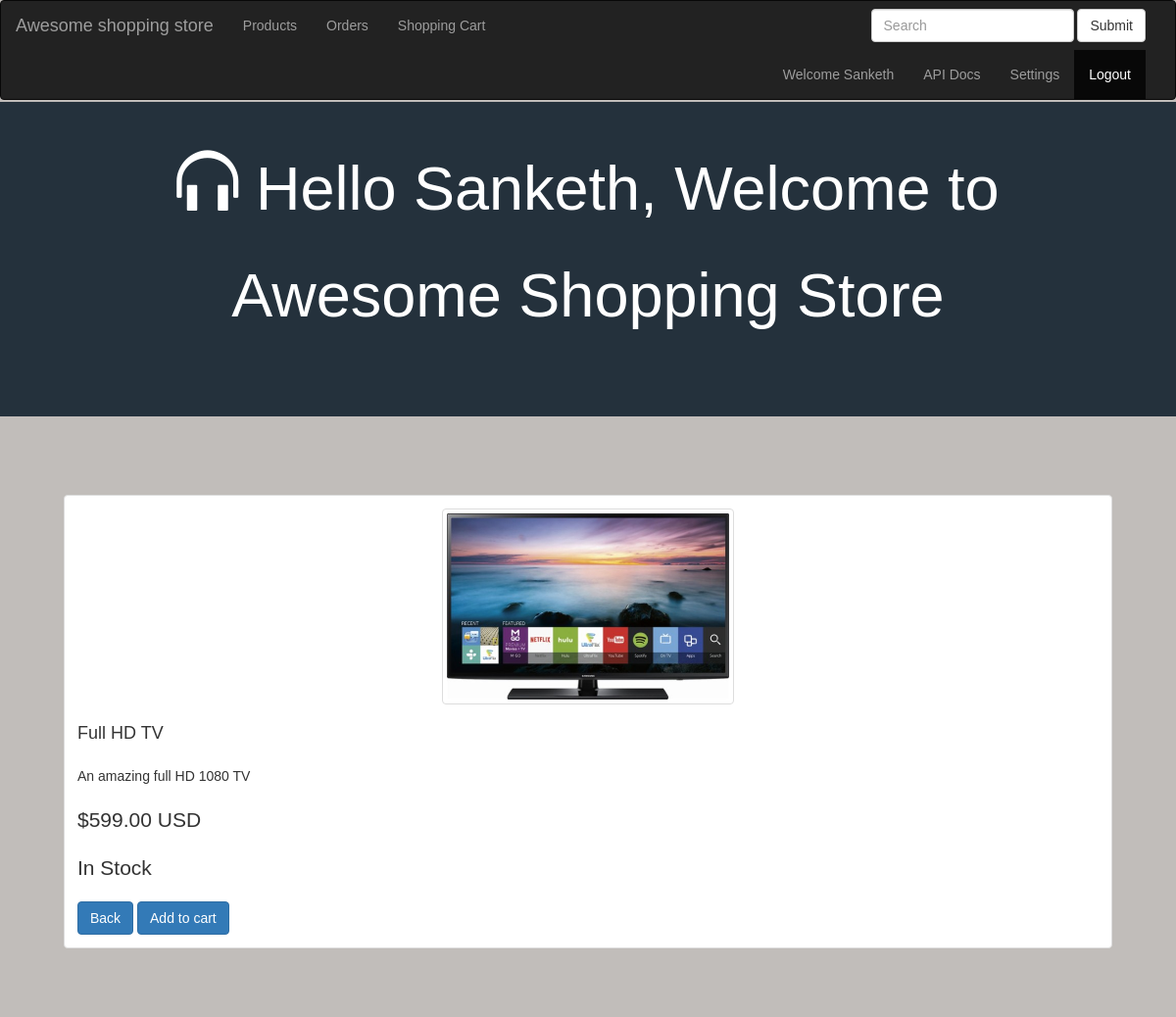
The app's page /webroot/shoppingcart/moreInfo.php?id=4 (signed in) with its own data.
### tables this page shows
CREATE TABLE `customers` (
  `id` int(11) NOT NULL,
  `name` varchar(100) NOT NULL,
  `lastname` varchar(100) NOT NULL,
  `email` varchar(100) NOT NULL,
  `password` varchar(100) NOT NULL,
  `phone` varchar(15) NOT NULL,
  `address` text NOT NULL,
  `created` datetime NOT NULL DEFAULT CURRENT_TIMESTAMP,
  `modified` datetime NOT NULL DEFAULT CURRENT_TIMESTAMP,
  `status` enum('1','0') NOT NULL DEFAULT '1',
  `virtualserviceurl` varchar(500) NOT NULL,
  `inuseservice` int(1) NOT NULL
);

CREATE TABLE `products` (
  `id` int(11) NOT NULL,
  `name` varchar(200) NOT NULL,
  `description` text NOT NULL,
  `image` varchar(100) NOT NULL,
  `price` float(10,2) NOT NULL,
  `created` datetime NOT NULL,
  `modified` datetime NOT NULL,
  `status` enum('1','0') NOT NULL DEFAULT '1'
);

### webroot/shoppingcart/session.php (called while the page is built, shortened)
<?php
   include('dbconfig.php');
   $user_check = $_SESSION['login_user'];
   $ses_sql = mysqli_query($db,"select name,id from customers where email = '$user_check' ");
   $row = mysqli_fetch_array($ses_sql,MYSQLI_ASSOC);
   $login_session = $row['name'];
?>

### webroot/shoppingcart/moreInfo.php (the view, shortened to what this page needs)
<?php
include('session.php');
?>
<!DOCTYPE html>
<html lang="en">
<head>
    <link rel="stylesheet" href="css/bootstrap.min.css">
    <link rel="stylesheet" href="css/style.css">
    <link href="//netdna.bootstrapcdn.com/bootstrap/3.0.0/css/bootstrap-glyphicons.css" rel="stylesheet">
</head>
<body>
<?php include("header.php"); ?>
<div class="jumbotron">
  <h1 class="display-4"><span class="glyphicon glyphicon-headphones" aria-hidden="true"></span>
Hello <?php echo $login_session; ?>, Welcome to</h1>
  <h1 class="display-5">Awesome Shopping Store</h1>
  </div>
    <div class="container">
        <?php
            $id = $_GET['id'];
            if($id){
                $sql      = "Select * from products where id = $id";
                $result   = mysqli_query($db, $sql);
                $row      = mysqli_fetch_array($result, MYSQLI_ASSOC);
            }
        ?>
                <div >
            <div class="thumbnail">
                <div class="caption" >
                <a href="moreInfo.php?id=<?php echo $row["id"]?>"><img src="images/<?php echo $row["image"];?>" alt="<?php echo $row["image"];?>"  class="img-thumbnail"></a>
                    <h4 class="list-group-item-heading"><?php echo $row["name"]; ?></h4></br>
                    <p class="list-group-item-text"><?php echo $row["description"]; ?></p></br>
                    <div class="row">
                        <div class="col-md-6">
                            <p class="lead"><?php echo '$'.$row["price"].' USD'; ?></p>
                            <p class="lead">In Stock</p>
                        </div>
                        <div class="col-md-12">
                            <a class="btn btn-primary" href="welcome.php">Back</a>
                            <a class="btn btn-primary" href="cartAction.php?action=addToCart&id=<?php echo $row["id"]; ?>">Add to cart</a>
                        </div>
                    </div>
                </div>
            </div>
        </div>
    </div>
</body>
</html>

### webroot/shoppingcart/header.php (shortened to what this page needs)
<nav class="navbar navbar-inverse" style="margin-bottom:2px">
  <div class="container-fluid">
    <div class="navbar-header">
      <a class="navbar-brand" href="#">Awesome shopping store</a>
    </div>
    <div class="collapse navbar-collapse" id="bs-example-navbar-collapse-1">
      <ul class="nav navbar-nav">
        <li ><a href="welcome.php">Products</a></li>
        <li ><a href="orders.php">Orders <span class="sr-only">(current)</span></a></li>
        <li ><a href="viewCart.php">Shopping Cart <span class="sr-only">(current)</span></a></li>
        <li><a href="#"></a></li>
      </ul>
      <form class="navbar-form navbar-right" action="searchPage.php" method="get">
        <div class="form-group">
          <input type="text" class="form-control" placeholder="Search" name="item">
        </div>
        <button type="submit" class="btn btn-default">Submit</button>
      </form>
      <ul class="nav navbar-nav navbar-right">
        <li><a href="#">Welcome <?php echo $login_session; ?></a></li>
        <li><a href="#" class="dropdown-toggle" data-toggle="dropdown">API Docs</a>
          </li>
        <li><a href="settings.php" title="Settings"></i> Settings</a></li>
        <li class="active"><a href="logout.php">Logout <span class="sr-only">(current)</span></a></li>
       </ul>
    </div>
  </div>
</nav>

### webroot/shoppingcart/css/style.css (style rules this page uses)
*, *:before, *:after { box-sizing: border-box; }
html { overflow-y: scroll; }
body { background: #c1bdba; font-family: 'Titillium Web', sans-serif; }
a { text-decoration: none; color: #1ab188; transition: .5s ease; }
h1 { text-align: center; color: #ffffff; font-weight: 300; margin: 0 0 40px; }
input, textarea { font-size: 22px; display: block; width: 100%; height: 100%; padding: 5px 10px; background: none; background-image: none; border: 1px solid #a0b3b0; color: #ffffff; border-radius: 0; transition: border-color .25s ease, box-shadow .25s ease; }
.thumbnail a>img { height: 200px; }
.jumbotron { background-color: rgba(19, 35, 47, 0.9); color: white; }

### webroot/shoppingcart/moreInfo.php (style rules this page uses)
.container { padding: 50px; }

### records on screen
customers: name "Sanketh"
products: image (picture), name "Full HD TV", description "An amazing full HD 1080 TV", price "599.00"
